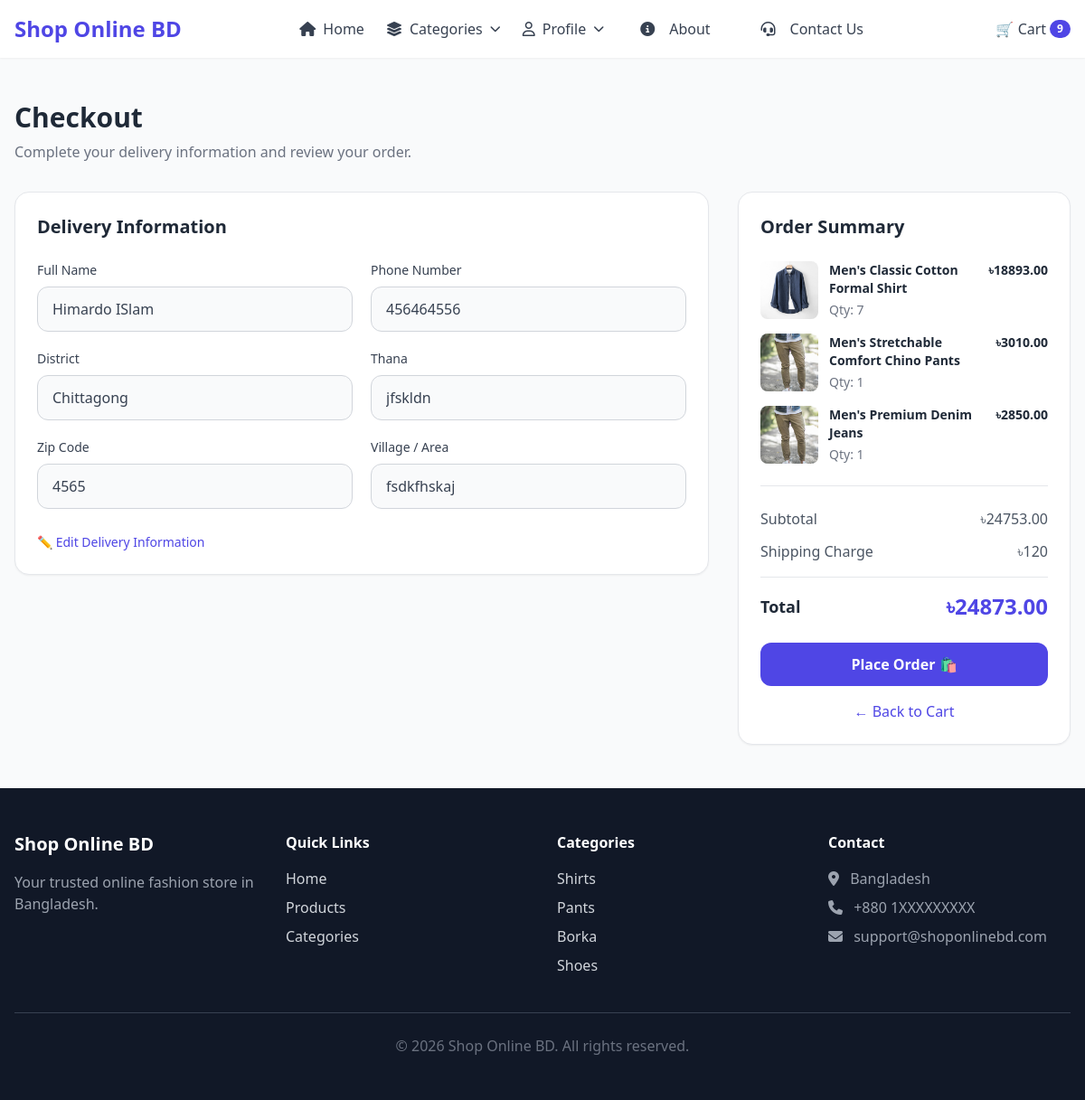
Screenshot of /checkout/ (signed in) with the database file from the repository.
### shop/models.py (models this page shows, shortened)
class Customer(models.Model):
    user = models.OneToOneField(User, on_delete=models.CASCADE)
    name = models.CharField(max_length=100)
    district = models.CharField(choices=DISTRICT_CHOICES, max_length=100)
    thana = models.CharField(max_length=100)
    zipcode = models.CharField(max_length=10)
    phone = models.CharField(max_length=15)
    village = models.CharField(max_length=100)

class CartItem(models.Model):
    cart = models.ForeignKey(Cart, on_delete=models.CASCADE, related_name="items")
    product = models.ForeignKey(Product, on_delete=models.CASCADE)
    quantity = models.PositiveIntegerField(default=1)
    created_at = models.DateTimeField(auto_now_add=True)
    updated_at = models.DateTimeField(auto_now=True)
    class Meta:
        constraints = [
            models.UniqueConstraint(
                fields=["cart", "product"], name="unique_product_per_cart"
            )
        ]

class Product(models.Model):
    name = models.CharField(max_length=100)
    price = models.DecimalField(max_digits=10, decimal_places=2)
    discounted_price = models.DecimalField(
        max_digits=10, decimal_places=2, null=True, blank=True
    )
    image = models.ImageField(upload_to="productImages/")
    description = models.TextField()
    category = models.CharField(max_length=30, choices=CATEGORY_CHOICES)

### shop/views.py (the view)
class CheckoutView(LoginRequiredMixin, View):
    def get(self, request):
        cart = Cart.objects.filter(user=request.user).first()
        if not cart:
            messages.warning(request, "Your cart is empty.")
            return redirect("cart")
        cart_items = cart.items.select_related("product")
        if not cart_items.exists():
            messages.warning(request, "Your cart is empty.")
            return redirect("cart")
        customer = Customer.objects.filter(user=request.user).first()
        subtotal = 0
        for item in cart_items:
            price = (
                item.product.discounted_price
                if item.product.discounted_price
                else item.product.price
            )
            item.subtotal = price * item.quantity
            subtotal += item.subtotal
        if customer and customer.district == "Dhaka":
            shipping_charge = 60
        else:
            shipping_charge = 120
        total_amount = subtotal + shipping_charge
        return render(
            request,
            "shop/checkout.html",
            {
                "cart_items": cart_items,
                "customer": customer,
                "subtotal": subtotal,
                "shipping_charge": shipping_charge,
                "total_amount": total_amount,
            },
        )

### shop/context_processors.py (called while the page is built)
def cart_count(request):
    if request.user.is_authenticated:
        cart = Cart.objects.filter(user=request.user).first()
        if cart:
            count = sum(item.quantity for item in cart.items.all())
            return {"cart_count": count}
    return {"cart_count": 0}

### templates/shop/checkout.html (shortened to what this page needs)
{% extends "shop/base.html" %}
{% block content %}
<section class="max-w-7xl mx-auto px-4 py-12">
    <div class="mb-8">
        <h1 class="text-3xl font-bold text-gray-800">
            Checkout
        </h1>
        <p class="text-gray-500 mt-2">
            Complete your delivery information and review your order.
        </p>
    </div>
    <div class="grid lg:grid-cols-3 gap-8">
        <div class="lg:col-span-2">
            <div class="bg-white rounded-2xl shadow-sm border p-6">
                <h2 class="text-xl font-bold text-gray-800 mb-6">
                    Delivery Information
                </h2>
                {% if customer %}
                <div class="grid md:grid-cols-2 gap-5">
                    <div>
                        <label class="block text-sm font-medium
                                      text-gray-700 mb-2">
                            Full Name
                        </label>
                        <input
                            type="text"
                            value="{{ customer.name }}"
                            readonly
                            class="w-full px-4 py-3
                                   border border-gray-300
                                   rounded-xl bg-gray-50
                                   text-gray-700">
                    </div>
                    <div>
                        <label class="block text-sm font-medium
                                      text-gray-700 mb-2">
                            Phone Number
                        </label>
                        <input
                            type="text"
                            value="{{ customer.phone }}"
                            readonly
                            class="w-full px-4 py-3
                                   border border-gray-300
                                   rounded-xl bg-gray-50
                                   text-gray-700">
                    </div>
                    <div>
                        <label class="block text-sm font-medium
                                      text-gray-700 mb-2">
                            District
                        </label>
                        <input
                            type="text"
                            value="{{ customer.district }}"
                            readonly
                            class="w-full px-4 py-3
                                   border border-gray-300
                                   rounded-xl bg-gray-50
                                   text-gray-700">
                    </div>
                    <div>
                        <label class="block text-sm font-medium
                                      text-gray-700 mb-2">
                            Thana
                        </label>
                        <input
                            type="text"
                            value="{{ customer.thana }}"
                            readonly
                            class="w-full px-4 py-3
                                   border border-gray-300
                                   rounded-xl bg-gray-50
                                   text-gray-700">
                    </div>
                    <div>
                        <label class="block text-sm font-medium
                                      text-gray-700 mb-2">
                            Zip Code
                        </label>
                        <input
                            type="text"
                            value="{{ customer.zipcode }}"
                            readonly
                            class="w-full px-4 py-3
                                   border border-gray-300
                                   rounded-xl bg-gray-50
                                   text-gray-700">
                    </div>
                    <div>
                        <label class="block text-sm font-medium
                                      text-gray-700 mb-2">
                            Village / Area
                        </label>
                        <input
                            type="text"
                            value="{{ customer.village }}"
                            readonly
                            class="w-full px-4 py-3
                                   border border-gray-300
                                   rounded-xl bg-gray-50
                                   text-gray-700">
                    </div>
                </div>
                <div class="mt-6">
                    <a
                        href="{% url 'profile' %}"
                        class="text-indigo-600
                               hover:text-indigo-700
                               font-medium text-sm">
                        ✏️ Edit Delivery Information
                    </a>
                </div>
                {% endif %}
            </div>
        </div>
        <div>
            <div
                class="bg-white rounded-2xl shadow-sm
                       border p-6 sticky top-6">
                <h2 class="text-xl font-bold text-gray-800 mb-6">
                    Order Summary
                </h2>
                <div class="space-y-4">
                    {% for item in cart_items %}
                    <div class="flex gap-3">
                        <img
                            src="{{ item.product.image.url }}"
                            alt="{{ item.product.name }}"
                            class="w-16 h-16
                                   object-cover rounded-lg
                                   flex-shrink-0">
                        <div class="flex-1">
                            <h3 class="text-sm font-semibold
                                       text-gray-800">
                                {{ item.product.name }}
                            </h3>
                            <p class="text-sm text-gray-500 mt-1">
                                Qty: {{ item.quantity }}
                            </p>
                        </div>
                        <div class="text-sm font-semibold
                                    text-gray-800">
                            ৳{{ item.subtotal }}
                        </div>
                    </div>
                    {% endfor %}
                </div>
                <div class="border-t my-6"></div>
                <div class="flex justify-between
                            text-gray-600 mb-3">
                    <span>
                        Subtotal
                    </span>
                    <span>
                        ৳{{ subtotal }}
                    </span>
                </div>
                <div class="flex justify-between
                            text-gray-600 mb-3">
                    <span>
                        Shipping Charge
                    </span>
                    <span>
                        ৳{{ shipping_charge }}
                    </span>
                </div>
                <div class="border-t pt-4 mt-4">
                    <div class="flex justify-between
                                items-center">
                        <span class="text-lg font-bold
                                     text-gray-800">
                            Total
                        </span>
                        <span class="text-2xl font-bold
                                     text-indigo-600">
                            ৳{{ total_amount }}
                        </span>
                    </div>
                </div>
                {% if customer %}
                <form
                    method="POST"
                    action="{% url 'place_order' %}">
                    <button
                        type="submit"
                        class="w-full mt-6
               bg-indigo-600
               hover:bg-indigo-700
               text-white
               font-semibold
               py-3
               rounded-xl
               transition">
                        Place Order 🛍️
                    </button>
                </form>
                {% endif %}
                <a
                    href="{% url 'cart' %}"
                    class="block text-center
                           mt-4
                           text-indigo-600
                           hover:text-indigo-700
                           font-medium">
                    ← Back to Cart
                </a>
            </div>
        </div>
    </div>
</section>
{% endblock %}

### rows the page displays
Customer: name "Himardo ISlam", phone "456464556", district "Chittagong", thana "jfskldn", zipcode "4565", village "fsdkfhskaj"
CartItem: product.image (picture), product.name "Men's Classic Cotton Formal Shirt", quantity "7", subtotal "18893.00"
CartItem: product.image (picture), product.name "Men's Stretchable Comfort Chino Pants", quantity "1", subtotal "3010.00"
CartItem: product.image (picture), product.name "Men's Premium Denim Jeans", quantity "1", subtotal "2850.00"

### other values shown
{{ cart_count }} "9"
{{ subtotal }} "24753.00"
{{ shipping_charge }} "120"
{{ total_amount }} "24873.00"
